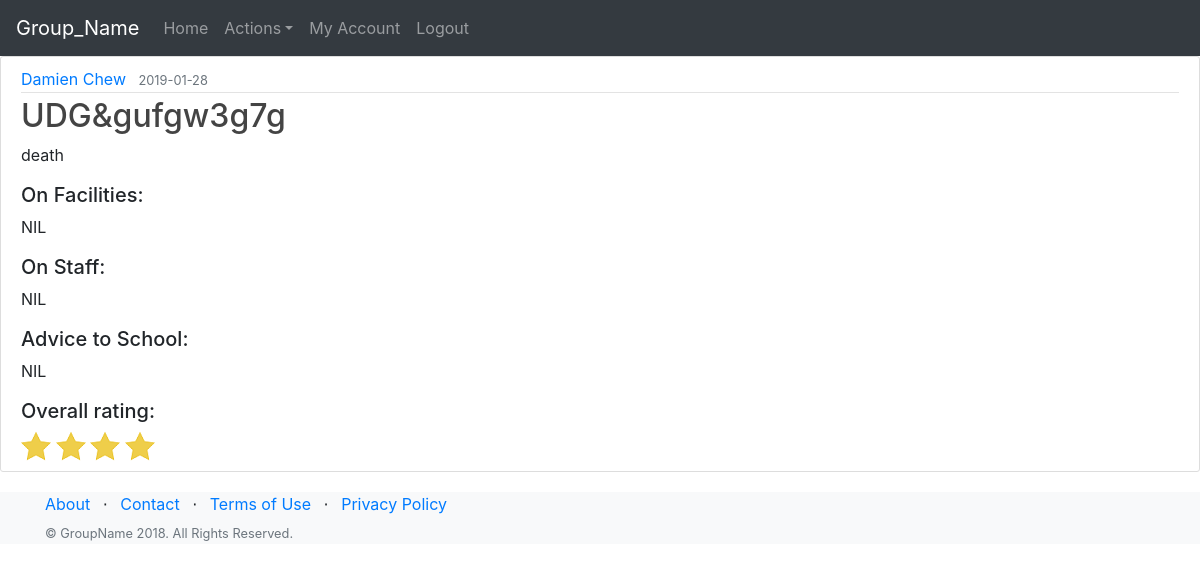
/review/1?post_content=death (signed in), run on the app's committed database.
### app.py (models this page shows, shortened)
class Post(db.Model,UserMixin):
    id = db.Column(db.Integer, primary_key=True)
    title = db.Column(db.String(100), nullable=False)
    date_posted = db.Column(db.DateTime, nullable=False, default=datetime.utcnow)
    content = db.Column(db.Text, nullable=False)
    content2 = db.Column(db.Text)
    content3 = db.Column(db.Text)
    content4 = db.Column(db.Text)
    rating = db.Column(db.Integer)
    author = db.Column(db.Integer, nullable=False)#db.foreignkey

### app.py (the view)
@app.route("/review/<school>")
def reviewSchool(school):
    posts=Post.query.all()
    schools={}
    Selectedschool=db.session.query(ConfirmedSchool).filter(ConfirmedSchool.id==school).first()
    schools[0]=Selectedschool
    return render_template("review.html",posts=posts,schools=schools,schoolvalue=0)

### app.py (called while the page is built)
@login_manager.user_loader
def load_user(user_id):
    return Teacher.query.get(int(user_id)) or Student.query.get(int(user_id)) or Alumni.query.get(int(user_id)) or Admin.query.get(int(user_id))

@app.route("/review/<int:post_id>")
@login_required
def post(post_id):
    post = Post.query.get_or_404(post_id)
    author=None
    if not db.session.query(Teacher).filter(Teacher.email==post.author).first()==None:
        author=db.session.query(Teacher).filter(Teacher.email==post.author).first()
    elif not db.session.query(Alumni).filter(Alumni.email==post.author).first()==None:
        author=db.session.query(Teacher).filter(Teacher.email==post.author).first()
    elif not db.session.query(Admin).filter(Admin.email==post.author).first()==None:
        author=db.session.query(Admin).filter(Admin.email==post.author).first()
    elif not db.session.query(Student).filter(Student.email==post.author).first()==None:
        author=db.session.query(Student).filter(Student.email==post.author).first()
    return render_template('post.html', title=post.title, post=post,author=author)

### templates/post.html (shortened to what this page needs)
{% if current_user.is_authenticated %}
{% extends "layoutDom.html" %}
{% else %}
{% extends "layout.html" %}
{% endif %}
{% block content %}
  <article class="media content-section">
    <div class="media-body">
      <div class="article-metadata">
        <a class="mr-2" href="#">{{ author.username }}</a>
        <small class="text-muted">{{ post.date_posted.strftime('%Y-%m-%d') }}</small>
      </div>
      <h2 class="article-title">{{ post.title }}</h2>
      <p class="article-content">{{ post.content }}</p>
              <h5>On Facilities:</h5>
              {% if post.content2 == "" %}
                <p class="article-content"> NIL</p>
              {% else %}
                <p class="article-content"> {{ post.content2 }}</p>
              {% endif %}
              <h5>On Staff:</h5>
              {% if post.content3 == "" %}
                <p class="article-content"> NIL</p>
              {% else %}
                <p class="article-content"> {{ post.content3 }}</p>
              {% endif %}
                 <h5>Advice to School:</h5>
              {% if post.content4 == "" %}
                <p class="article-content"> NIL</p>
              {% else %}
                <p class="article-content"> {{ post.content4 }}</p>
              {% endif %}
                <h5>Overall rating:</h5>
                {% for x in range(post.rating) %}
                    <span><img src="../static/misc/star_selected.png" style="height: 30px;width: 30px;"></span>
                {% endfor %}
    </div>
  </article>
{% endblock content %}

### static/main.css (style rules this page uses)
body { background: #fafafa; color: #000000; margin-top: 5rem; }
h1, h2, h3, h4, h5, h6 { color: #444444; }
.content-section { background: #ffffff; padding: 10px 20px; border: 1px solid #dddddd; border-radius: 3px; margin-bottom: 20px; }
.article-title { color: #444444; }
.article-content { white-space: pre-line; }
.article-metadata { padding-bottom: 1px; margin-bottom: 4px; border-bottom: 1px solid #e3e3e3 }

### data on the page
Post: date_posted "2019-01-28", title "UDG&gufgw3g7g", content "death", rating 4 (drawn)

### other printed values
{{ author.username }} "Damien Chew"
